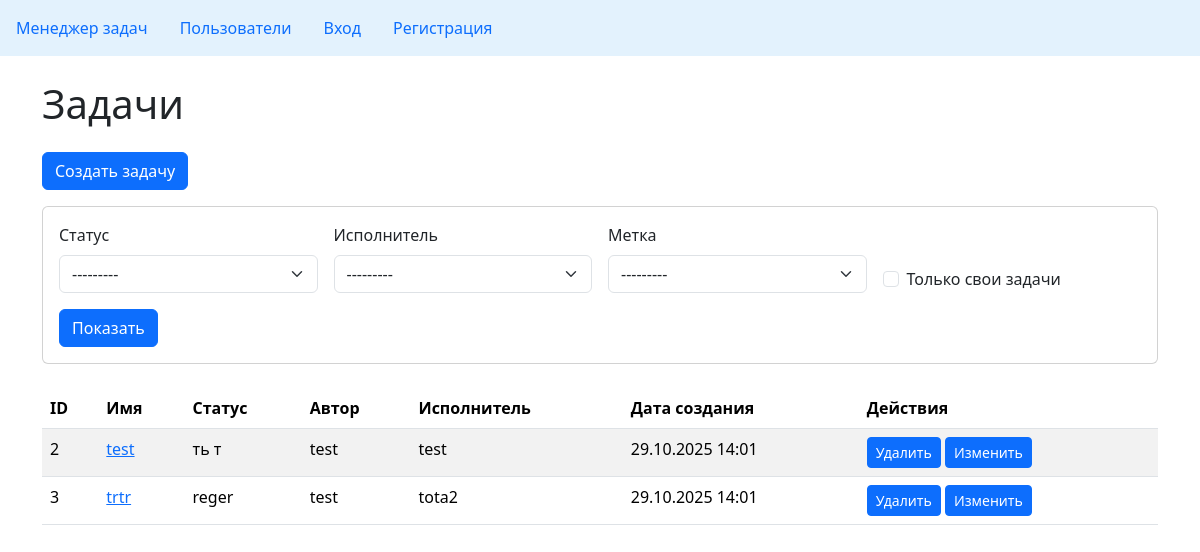
The page /tasks/ on the database as committed earlier.
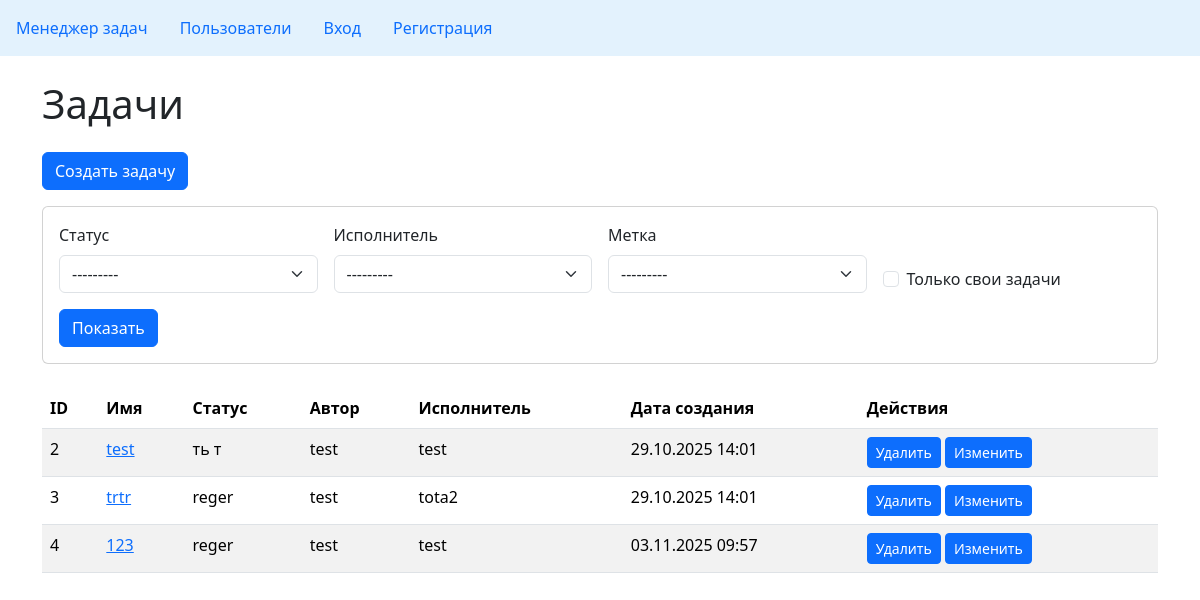
The same page on the database as committed later.
### task_manager/tasks/models.py (models this page shows, shortened)
class Task(models.Model):
    name = models.CharField(max_length=255, unique=True )
    description = models.CharField(blank=True)
    status = models.ForeignKey(Status, on_delete=models.PROTECT)
    executor = models.ForeignKey(User, on_delete=models.SET_NULL, null=True, blank=True, related_name='executed_tasks')
    author = models.ForeignKey(User, on_delete=models.PROTECT, related_name='created_task')
    labels = models.ManyToManyField(Labels, blank=True)
    created_at = models.DateTimeField(auto_now_add=True)
    class Meta:
        ordering = ['id']

### task_manager/statuses/models.py (models this page shows)
class Status(models.Model):
    name = models.CharField(max_length=100,unique=True)
    created_at = models.DateTimeField(auto_now_add=True)
    class Meta:
        ordering = ['id']
    def __str__(self):
        return self.name

### task_manager/tasks/views.py (the view)
# urls.py: path('', ViewTasks.as_view(), name='tasks'),
class ViewTasks(FilterView):
    model = Task
    template_name = 'tasks/tasks.html'
    context_object_name = 'tasks'
    filterset_class = TaskFilter

### task_manager/labels/models.py (called while the page is built)
    def __str__(self):
        return self.name

### task_manager/templates/tasks/tasks.html
{% extends "base.html" %}
{% load django_bootstrap5 %}
{% block content %}
<h1>Задачи</h1>
<a class="btn btn-primary w-10 mt-3 mb-3" href="{% url 'create_task' %}">Создать задачу</a>
<div class="card mb-4">
  <div class="card-body">
    <form method="get">
      <div class="row g-3">
        <div class="col-md-3">
          <label for="{{ filter.form.status.id_for_label }}" class="form-label">Статус</label>
          {{ filter.form.status }}
        </div>
        <div class="col-md-3">
          <label for="{{ filter.form.executor.id_for_label }}" class="form-label">Исполнитель</label>
          {{ filter.form.executor }}
        </div>
        <div class="col-md-3">
          <label for="{{ filter.form.labels.id_for_label }}" class="form-label">Метка</label>
          {{ filter.form.labels }}
        </div>
        <div class="col-md-3 d-flex align-items-end">
          <div class="form-check">
            {{ filter.form.self_tasks }}
            <label class="form-check-label" for="{{ filter.form.self_tasks.id_for_label }}">
              Только свои задачи
            </label>
          </div>
        </div>
      </div>
      <div class="mt-3">
        <button type="submit" class="btn btn-primary">Показать</button>
      </div>
    </form>
  </div>
</div>
<table class="table table-striped">
    <thead>
    <tr>
      <th>ID</th>
      <th>Имя</th>
      <th>Статус</th>
      <th>Автор</th>
      <th>Исполнитель</th>
      <th>Дата создания</th>
      <th>Действия</th>
    </tr>
    </thead>
    <tbody>
    {% for task in tasks %}
    <tr>
      <td>{{ task.id }}</td>
      <td>
          <a href="{% url 'detail_view' task.id %}">{{ task.name }}</a>
      </td>
      <td>{{ task.status }}</td>
      <td>{{ task.author }}</td>
      <td>{{ task.executor|default:"—" }}</td>
      <td>{{ task.created_at|date:"d.m.Y H:i" }}</td>
      <td>
          <a class="btn btn-primary btn-sm" href="{% url 'delete_task' task.id %}" role="button">Удалить</a>
          <a class="btn btn-primary btn-sm" href="{% url 'update_task' task.id %}" role="button">Изменить</a>
      </td>
    </tr>
    {% endfor %}
    </tbody>
</table>
{% endblock %}

Rows that differ between the two databases and show on the page:
added Task: id "4", name "123", status "reger", author "test", executor "test", created_at "03.11.2025 09:57"
